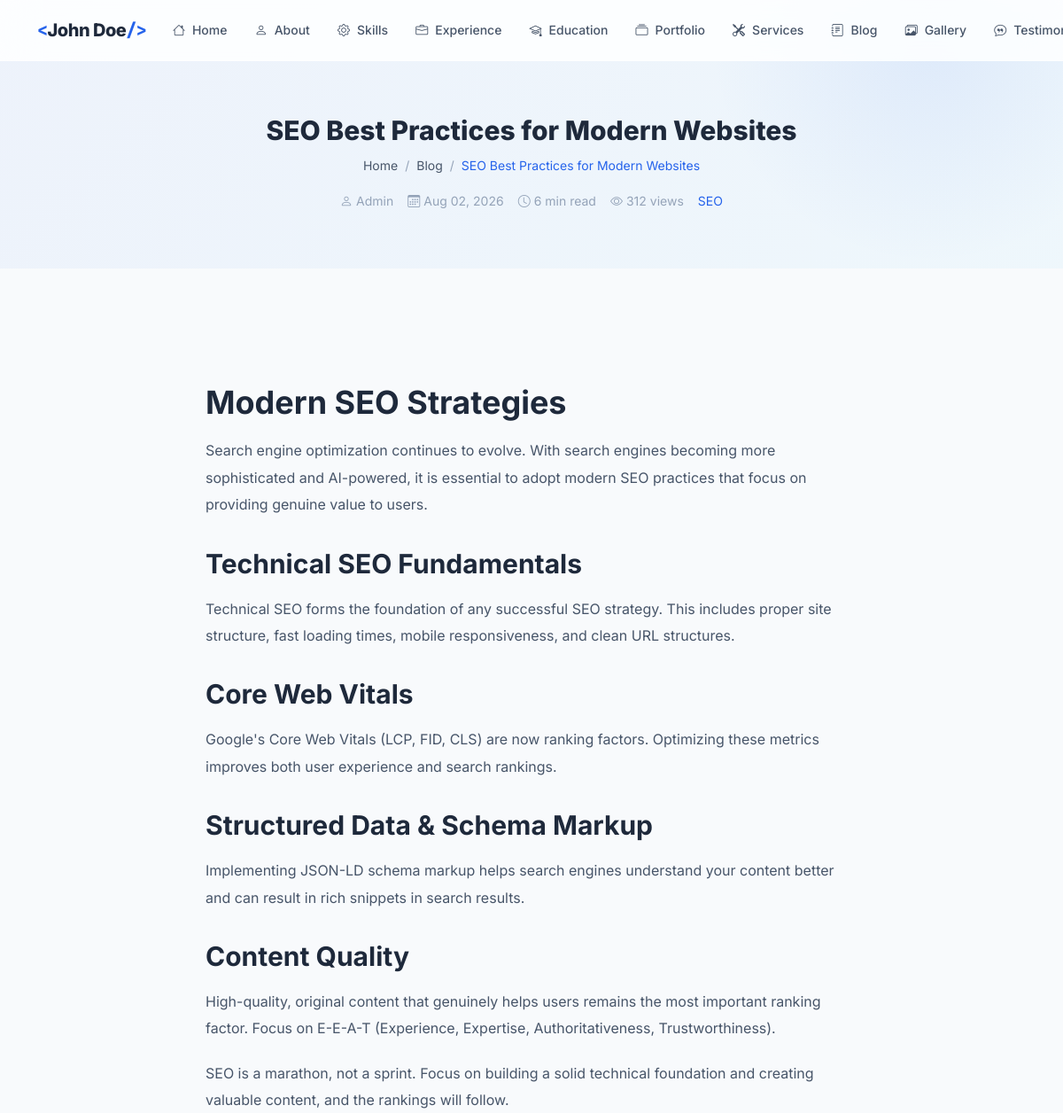
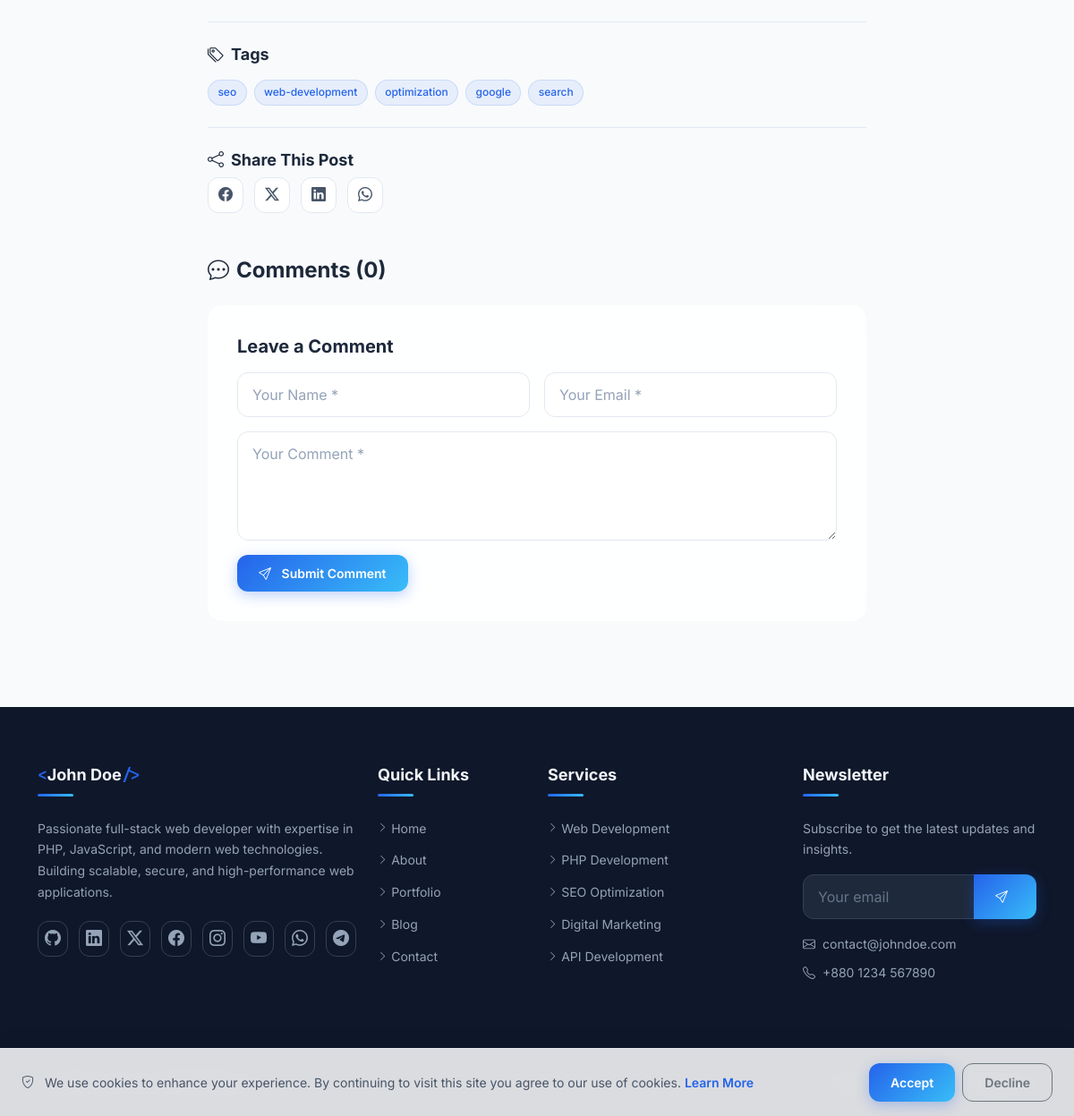
The app's page /blog/seo-best-practices-modern-websites with its own data (2 pictures, top to bottom).
### tables this page shows
CREATE TABLE IF NOT EXISTS `profile` (
    `id` INT UNSIGNED AUTO_INCREMENT PRIMARY KEY,
    `user_id` INT UNSIGNED NOT NULL,
    `full_name` VARCHAR(150) NOT NULL,
    `profession` VARCHAR(255) DEFAULT NULL,
    `photo` VARCHAR(255) DEFAULT NULL,
    `bio_short` TEXT DEFAULT NULL,
    `bio_full` LONGTEXT DEFAULT NULL,
    `birthday` DATE DEFAULT NULL,
    `nationality` VARCHAR(100) DEFAULT NULL,
    `location` VARCHAR(255) DEFAULT NULL,
    `languages` VARCHAR(500) DEFAULT NULL,
    `email` VARCHAR(255) DEFAULT NULL,
    `phone` VARCHAR(50) DEFAULT NULL,
    `website` VARCHAR(255) DEFAULT NULL,
    `mission` TEXT DEFAULT NULL,
    `vision` TEXT DEFAULT NULL,
    `goals` TEXT DEFAULT NULL,
    `typing_texts` TEXT DEFAULT NULL COMMENT 'JSON array of typing animation texts',
    `stats_experience_years` INT UNSIGNED DEFAULT 0,
    `stats_projects` INT UNSIGNED DEFAULT 0,
    `stats_clients` INT UNSIGNED DEFAULT 0,
    `stats_awards` INT UNSIGNED DEFAULT 0,
    `created_at` DATETIME DEFAULT CURRENT_TIMESTAMP,
    `updated_at` DATETIME DEFAULT CURRENT_TIMESTAMP ON UPDATE CURRENT_TIMESTAMP,
    FOREIGN KEY (`user_id`) REFERENCES `users`(`id`) ON DELETE CASCADE,
    INDEX `idx_user` (`user_id`)
);

CREATE TABLE IF NOT EXISTS `blog` (
    `id` INT UNSIGNED AUTO_INCREMENT PRIMARY KEY,
    `title` VARCHAR(255) NOT NULL,
    `slug` VARCHAR(255) NOT NULL UNIQUE,
    `content` LONGTEXT NOT NULL,
    `excerpt` TEXT DEFAULT NULL,
    `featured_image` VARCHAR(255) DEFAULT NULL,
    `category_id` INT UNSIGNED DEFAULT NULL,
    `tags` VARCHAR(500) DEFAULT NULL COMMENT 'Comma-separated tags',
    `meta_title` VARCHAR(255) DEFAULT NULL,
    `meta_description` VARCHAR(500) DEFAULT NULL,
    `meta_keywords` VARCHAR(500) DEFAULT NULL,
    `views` INT UNSIGNED DEFAULT 0,
    `reading_time` SMALLINT UNSIGNED DEFAULT 0 COMMENT 'Minutes',
    `status` ENUM('draft', 'published', 'archived') DEFAULT 'draft',
    `is_featured` TINYINT(1) DEFAULT 0,
    `published_at` DATETIME DEFAULT NULL,
    `author_id` INT UNSIGNED DEFAULT NULL,
    `created_at` DATETIME DEFAULT CURRENT_TIMESTAMP,
    `updated_at` DATETIME DEFAULT CURRENT_TIMESTAMP ON UPDATE CURRENT_TIMESTAMP,
    FOREIGN KEY (`category_id`) REFERENCES `blog_categories`(`id`) ON DELETE SET NULL,
    FOREIGN KEY (`author_id`) REFERENCES `users`(`id`) ON DELETE SET NULL,
    INDEX `idx_slug` (`slug`),
    INDEX `idx_status` (`status`),
    INDEX `idx_published` (`published_at`),
    INDEX `idx_featured` (`is_featured`),
    INDEX `idx_category` (`category_id`),
    FULLTEXT `ft_search` (`title`, `content`, `tags`)
);

CREATE TABLE IF NOT EXISTS `users` (
    `id` INT UNSIGNED AUTO_INCREMENT PRIMARY KEY,
    `name` VARCHAR(100) NOT NULL,
    `email` VARCHAR(255) NOT NULL UNIQUE,
    `password` VARCHAR(255) NOT NULL,
    `role` ENUM('admin', 'editor') NOT NULL DEFAULT 'admin',
    `avatar` VARCHAR(255) DEFAULT NULL,
    `login_attempts` TINYINT UNSIGNED DEFAULT 0,
    `locked_until` DATETIME DEFAULT NULL,
    `last_login` DATETIME DEFAULT NULL,
    `is_active` TINYINT(1) DEFAULT 1,
    `created_at` DATETIME DEFAULT CURRENT_TIMESTAMP,
    `updated_at` DATETIME DEFAULT CURRENT_TIMESTAMP ON UPDATE CURRENT_TIMESTAMP,
    INDEX `idx_email` (`email`),
    INDEX `idx_active` (`is_active`)
);

CREATE TABLE IF NOT EXISTS `blog_categories` (
    `id` INT UNSIGNED AUTO_INCREMENT PRIMARY KEY,
    `name` VARCHAR(100) NOT NULL,
    `slug` VARCHAR(100) NOT NULL UNIQUE,
    `description` VARCHAR(500) DEFAULT NULL,
    `sort_order` INT UNSIGNED DEFAULT 0,
    `created_at` DATETIME DEFAULT CURRENT_TIMESTAMP,
    INDEX `idx_slug` (`slug`)
);

CREATE TABLE IF NOT EXISTS `social_links` (
    `id` INT UNSIGNED AUTO_INCREMENT PRIMARY KEY,
    `platform` VARCHAR(50) NOT NULL,
    `url` VARCHAR(255) NOT NULL,
    `icon` VARCHAR(100) NOT NULL,
    `color` VARCHAR(20) DEFAULT NULL,
    `sort_order` INT UNSIGNED DEFAULT 0,
    `is_active` TINYINT(1) DEFAULT 1,
    `created_at` DATETIME DEFAULT CURRENT_TIMESTAMP,
    INDEX `idx_sort` (`sort_order`)
);

### pages/blog-single.php (the view, shortened to what the rows shown need)
<?php
$slug = $_GET['slug'] ?? '';
$post = null;
$comments = [];
if ($slug) {
    try {
        $post = $db->fetch(
            "SELECT b.*, bc.name as category_name, bc.slug as category_slug, u.name as author_name
             FROM blog b
             LEFT JOIN blog_categories bc ON b.category_id = bc.id
             LEFT JOIN users u ON b.author_id = u.id
             WHERE b.slug = ? AND b.status = 'published'",
            [$slug]
        );
        if ($post) {
            $db->query("UPDATE blog SET views = views + 1 WHERE id = ?", [$post['id']]);
            $comments = $db->fetchAll(
                "SELECT * FROM blog_comments WHERE blog_id = ? AND status = 'approved' ORDER BY created_at ASC",
                [$post['id']]
            );
        }
    } catch (Exception $e) {}
}
?>
<?php if ($post): ?>
<section class="page-header">
    <div class="container">
        <h1 class="page-title" data-aos="fade-up" style="font-size: var(--font-size-3xl);"><?php echo e($post['title']); ?></h1>
        <nav aria-label="breadcrumb" data-aos="fade-up" data-aos-delay="100">
            <ol class="breadcrumb">
                <li class="breadcrumb-item"><a href="<?php echo url('home'); ?>">Home</a></li>
                <li class="breadcrumb-item"><a href="<?php echo url('blog'); ?>">Blog</a></li>
                <li class="breadcrumb-item active"><?php echo e(truncate($post['title'], 40)); ?></li>
            </ol>
        </nav>
        <div class="d-flex justify-content-center gap-3 flex-wrap mt-3" style="font-size: var(--font-size-sm); color: var(--text-muted);">
            <span><i class="bi bi-person me-1"></i><?php echo e($post['author_name'] ?? 'Admin'); ?></span>
            <span><i class="bi bi-calendar3 me-1"></i><?php echo formatDate($post['published_at']); ?></span>
            <span><i class="bi bi-clock me-1"></i><?php echo (int)$post['reading_time']; ?> min read</span>
            <span><i class="bi bi-eye me-1"></i><?php echo formatNumber((int)$post['views']); ?> views</span>
            <?php if (!empty($post['category_name'])): ?>
            <span><a href="<?php echo url('blog/category/' . $post['category_slug']); ?>" class="category-badge"><?php echo e($post['category_name']); ?></a></span>
            <?php endif; ?>
        </div>
    </div>
</section>
<section class="section" data-blog-id="<?php echo (int)$post['id']; ?>">
    <div class="container">
        <div class="row justify-content-center">
            <div class="col-lg-8">
                <article class="blog-single-content" data-aos="fade-up">
                    <?php echo $post['content']; ?>
                </article>
                <?php if (!empty($post['tags'])): ?>
                <div class="mt-4 pt-4" style="border-top: 1px solid var(--border-color);" data-aos="fade-up">
                    <h6 class="mb-2"><i class="bi bi-tags me-2"></i>Tags</h6>
                    <div class="tech-tags">
                        <?php foreach (explode(',', $post['tags']) as $tag): ?>
                            <?php if (trim($tag)): ?>
                                <a href="<?php echo url('blog/tag/' . slugify(trim($tag))); ?>" class="tech-tag"><?php echo e(trim($tag)); ?></a>
                            <?php endif; ?>
                        <?php endforeach; ?>
                    </div>
                </div>
                <?php endif; ?>
                <div class="mt-4 pt-4" style="border-top: 1px solid var(--border-color);" data-aos="fade-up">
                    <h6 class="mb-2"><i class="bi bi-share me-2"></i>Share This Post</h6>
                    <div class="share-buttons">
                        <button class="share-btn facebook" aria-label="Share on Facebook"><i class="bi bi-facebook"></i></button>
                        <button class="share-btn twitter" aria-label="Share on Twitter"><i class="bi bi-twitter-x"></i></button>
                        <button class="share-btn linkedin" aria-label="Share on LinkedIn"><i class="bi bi-linkedin"></i></button>
                        <button class="share-btn whatsapp" aria-label="Share on WhatsApp"><i class="bi bi-whatsapp"></i></button>
                    </div>
                </div>
                <div class="mt-5" data-aos="fade-up">
                    <h4 class="mb-4"><i class="bi bi-chat-dots me-2"></i>Comments (<?php echo count($comments); ?>)</h4>
                    <?php if (getSetting('comments_enabled', '1') === '1'): ?>
                    <div class="glass-card mt-4">
                        <h5 class="mb-3">Leave a Comment</h5>
                        <form method="post" class="contact-form">
                            <div class="row g-3">
                                <div class="col-md-6">
                                    <input type="text" name="comment_name" class="form-control" placeholder="Your Name *" required>
                                </div>
                                <div class="col-md-6">
                                    <input type="email" name="comment_email" class="form-control" placeholder="Your Email *" required>
                                </div>
                                <div class="col-12">
                                    <textarea name="comment_text" class="form-control" rows="4" placeholder="Your Comment *" required></textarea>
                                </div>
                                <div class="col-12">
                                    <button type="submit" class="btn btn-primary"><i class="bi bi-send"></i> Submit Comment</button>
                                </div>
                            </div>
                        </form>
                    </div>
                    <?php endif; ?>
                </div>
            </div>
        </div>
    </div>
</section>
<?php endif; ?>

### templates/header.php (shortened to what the rows shown need)
<?php
$profile = [];
try {
    $profile = $db->fetch("SELECT * FROM profile LIMIT 1") ?? [];
} catch (Exception $e) {
    $profile = [];
}
?>
<!DOCTYPE html>
<html lang="en" data-theme="light">
<head>
    <link rel="stylesheet" href="https://cdn.jsdelivr.net/npm/bootstrap@5.3.3/dist/css/bootstrap.min.css">
    <link rel="stylesheet" href="https://cdn.jsdelivr.net/npm/bootstrap-icons@1.11.3/font/bootstrap-icons.min.css">
    <link rel="stylesheet" href="https://unpkg.com/aos@2.3.1/dist/aos.css">
    <link rel="stylesheet" href="<?php echo asset('css/style.css'); ?>">
</head>
<body>
    <nav class="navbar navbar-expand-lg fixed-top glass-nav" id="mainNav">
        <div class="container">
            <a class="navbar-brand brand-logo" href="<?php echo url('home'); ?>">
                <?php if (!empty(getSetting('site_logo'))): ?>
                    <img src="<?php echo e(uploadUrl(getSetting('site_logo'))); ?>" alt="<?php echo e(SITE_NAME); ?>" height="40">
                <?php else: ?>
                    <span class="brand-text">
                        <span class="brand-accent">&lt;</span><?php echo e($profile['full_name'] ?? 'JD'); ?><span class="brand-accent">/&gt;</span>
                    </span>
                <?php endif; ?>
            </a>
        </div>
    </nav>
    <main id="main-content">

### templates/footer.php (shortened to what the rows shown need)
    </main>
    <footer class="site-footer">
        <div class="footer-top">
            <div class="container">
                <div class="row g-4">
                    <div class="col-lg-4 col-md-6">
                        <div class="footer-widget">
                            <h5 class="footer-title">
                                <span class="brand-accent">&lt;</span><?php echo e($profile['full_name'] ?? SITE_NAME); ?><span class="brand-accent">/&gt;</span>
                            </h5>
                            <p class="footer-desc">
                                <?php echo e(truncate($profile['bio_short'] ?? SITE_DESCRIPTION, 200)); ?>
                            </p>
                            <div class="footer-social">
                                <?php foreach ($socialLinks as $social): ?>
                                <a href="<?php echo e($social['url']); ?>" target="_blank" rel="noopener noreferrer" class="social-icon" title="<?php echo e($social['platform']); ?>" style="--social-color: <?php echo e($social['color'] ?? '#2563EB'); ?>">
                                    <i class="<?php echo e($social['icon']); ?>"></i>
                                </a>
                                <?php endforeach; ?>
                            </div>
                        </div>
                    </div>
                    <div class="col-lg-3 col-md-6">
                        <div class="footer-widget">
                            <div class="footer-contact-info mt-3">
                                <?php if (!empty(getSetting('contact_email'))): ?>
                                <p><i class="bi bi-envelope me-2"></i><?php echo e(getSetting('contact_email')); ?></p>
                                <?php endif; ?>
                                <?php if (!empty(getSetting('contact_phone'))): ?>
                                <p><i class="bi bi-telephone me-2"></i><?php echo e(getSetting('contact_phone')); ?></p>
                                <?php endif; ?>
                            </div>
                        </div>
                    </div>
                </div>
            </div>
        </div>
        <div class="footer-bottom">
            <div class="container">
                <div class="row align-items-center">
                    <div class="col-md-6 text-center text-md-start">
                        <p class="mb-0"><?php echo e(getSetting('footer_text', '© ' . date('Y') . ' ' . ($profile['full_name'] ?? SITE_NAME) . '. All rights reserved.')); ?></p>
                    </div>
                </div>
            </div>
        </div>
    </footer>
</body>
</html>

### records on screen
profile: full_name "John Doe", bio_short "Passionate full-stack web developer with expertise in PHP, JavaScript, and modern web technologies. Building scalable, secure, and high-performance web applications.", email "contact@johndoe.com", phone "+880 1234 567890"
blog: title "SEO Best Practices for Modern Websites", author.name "Admin", published_at "Aug 02, 2026", reading_time "6", views "312", category.name "SEO", content "Modern SEO Strategies Search engine optimization continues to evolve. With search engines becoming more sophisticated and AI-powered, it is essential to adopt modern SEO practices that focus on providing genuine value to users. Technical SEO Fundamentals Technical SEO forms the foundation of any successful SEO strategy. This includes proper site structure, fast loading times, mobile responsiveness, and clean URL structures. Core Web Vitals Google's Core Web Vitals (LCP, FID, CLS) are now ranking factors. Optimizing these metrics improves both user experience and search rankings. Structured Data & Schema Markup Implementing JSON-LD schema markup helps search engines understand your content…", tags "seo", tags "web-development", tags "optimization", tags "google", tags "search"

### other values on screen
$item['label'] "Home"
$item['label'] "About"
$item['label'] "Skills"
$item['label'] "Experience"
$item['label'] "Education"
$item['label'] "Portfolio"
$item['label'] "Services"
$item['label'] "Blog"
$item['label'] "Gallery"
count($comments) "0"
